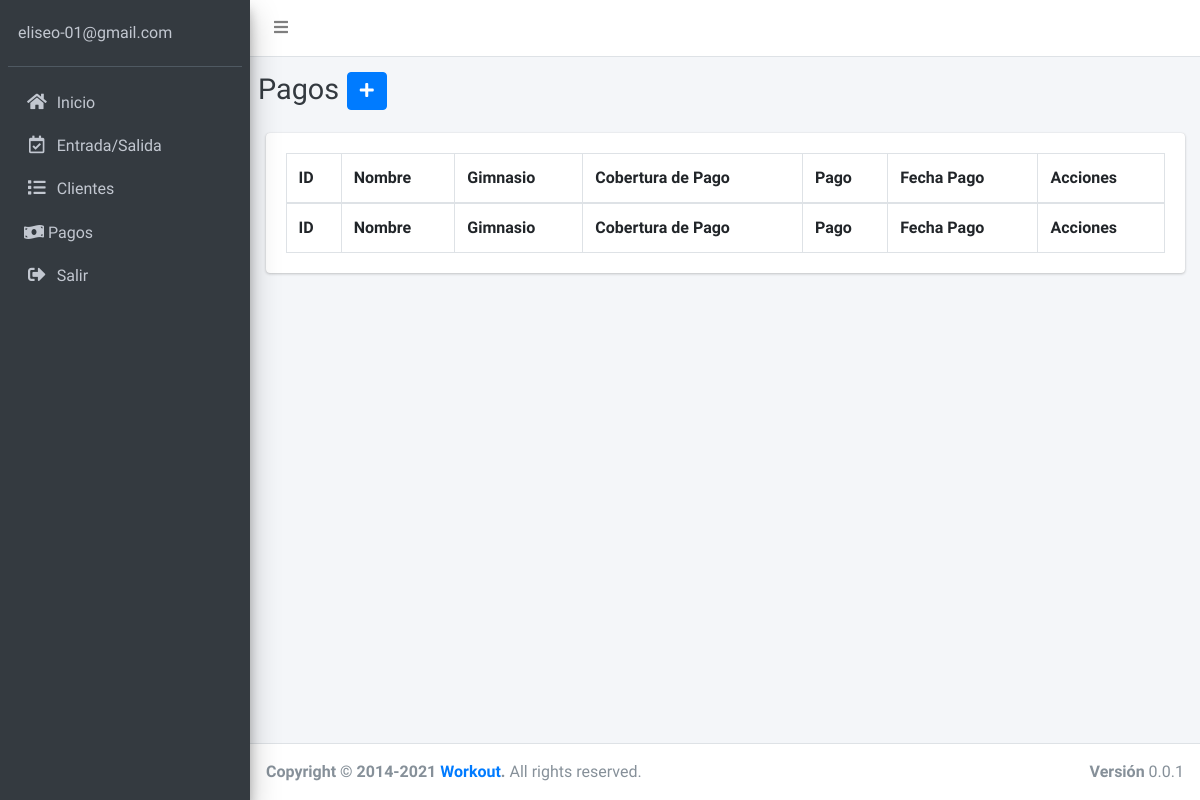
Before: /admin/pages/pago.php (signed in) with the older database file.
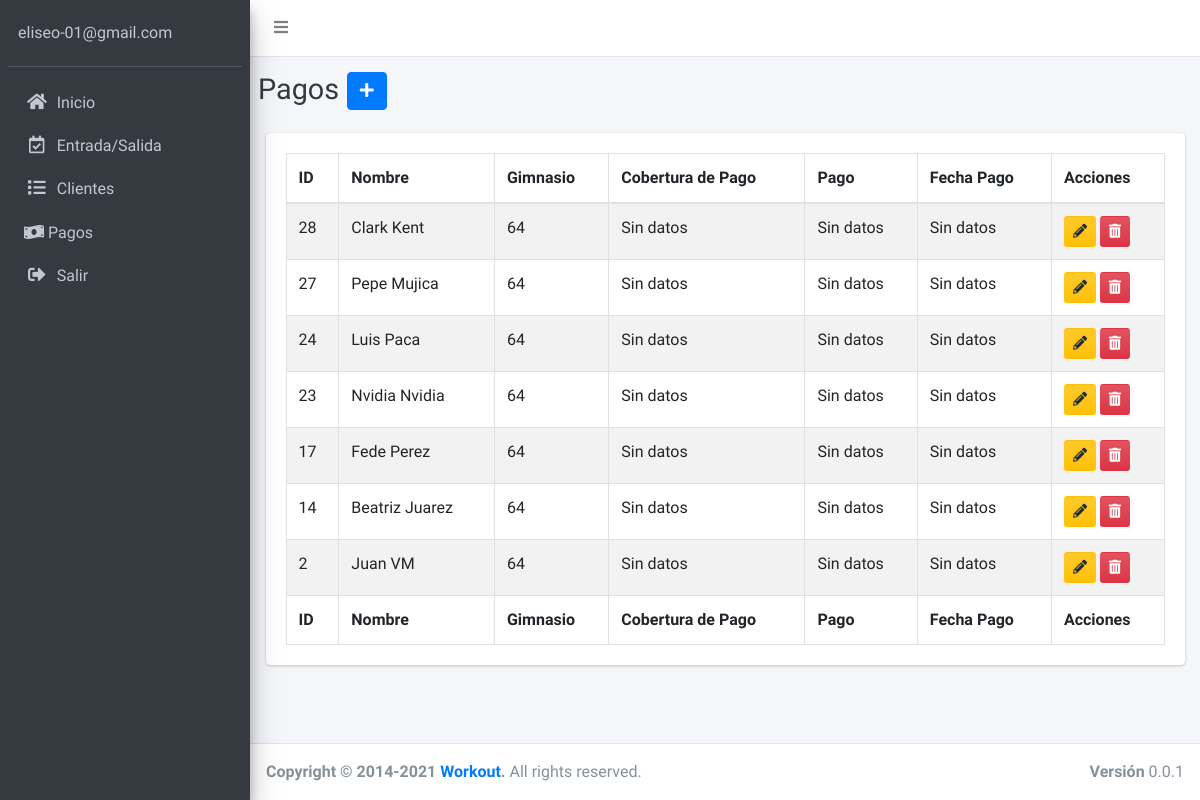
After: the same page with the newer database file.
### tables this page shows
CREATE TABLE `pago` (
  `id_pago` int(11) NOT NULL,
  `nombre_cliente_pago` int(11) NOT NULL,
  `cobertura_pago` date DEFAULT NULL,
  `pago` decimal(9,2) DEFAULT NULL,
  `fecha_creacion_pago` date DEFAULT NULL
);

CREATE TABLE `cliente` (
  `id_cliente` int(11) NOT NULL,
  `nombre_cliente` varchar(60) NOT NULL,
  `apellido_cliente` varchar(60) NOT NULL,
  `email_cliente` varchar(60) NOT NULL,
  `fecha_nacimiento_cliente` date NOT NULL,
  `telefono_cliente` varchar(15) NOT NULL,
  `gimnasio_cliente` int(11) NOT NULL,
  `url_imagen_cliente` varchar(100) NOT NULL,
  `fecha_creacion_cliente` date DEFAULT NULL
);

### admin/pages/pago.php (the view, shortened to what this page needs)
<?php
include 'funciones/funciones.php';
include 'templates/header.php';
include 'templates/barra-superior.php';
include 'templates/barra-lateral.php';
$id = $_SESSION['id'];
?>
  <div class="content-wrapper">
    <div class="content-header">
      <div class="container-fluid">
      <div class="row mb-2">
          <div class="col-sm-6">
            <div class="row">
              <h1 class="m-0 text-dark">Pagos</h1>
              <div class="col-md-auto">
                <button type="button" class="btn btn-block btn-primary" data-toggle="modal" data-target="#registroPago"><i class="fas fa-plus"></i></button>
              </div>
            </div>
          </div>
        </div>
      </div>
    </div>
                <?php
                  try {
                    $sql = "SELECT * ";
                    $sql .= " FROM cliente ";
                    $sql .= " INNER JOIN registro ";
                    $sql .= "ON cliente.gimnasio_cliente=registro.id_registro ";
                    $sql .= "WHERE gimnasio_cliente = $id ";
                    $sql .= "ORDER BY id_cliente DESC ";
                    $resultado = $conn->query($sql);
                    while ($pago = $resultado->fetch_assoc()) { ?>
                    <?php }
                  } catch (Exception $e) {
                      echo "Error: " . $e->getMessage();
                  }
                ?>
    <section class="content">
      <div class="container-fluid">
        <div class="card">
          <div class="card-body">
            <table id="registros-pago" class="table table-bordered table-striped">
              <thead>
              <tr>
                <th>ID</th>
                <th>Nombre</th>
                <th>Gimnasio</th>
                <th>Cobertura de Pago</th>
                <th>Pago</th>
                <th>Fecha Pago</th>
                <th>Acciones</th>
              </tr>
              </thead>
              <tbody>
                <?php
                  try {
                    $sql = "SELECT";
                    $sql .= " p.id_pago AS 'id_pago', ";
                    $sql .= " p.nombre_cliente_pago AS 'nombre_cliente', ";
                    $sql .= " IFNULL(p.cobertura_pago, 'Sin datos') AS 'cobertura_pago', ";
                    $sql .= " IFNULL(p.pago, 'Sin datos') AS 'pago', ";
                    $sql .= " IFNULL(p.fecha_creacion_pago, 'Sin datos') AS 'fecha_pago', ";
                    $sql .= " c.id_cliente, ";
                    $sql .= " c.nombre_cliente, ";
                    $sql .= " c.apellido_cliente, ";
                    $sql .= " c.email_cliente, ";
                    $sql .= " c.fecha_nacimiento_cliente, ";
                    $sql .= " c.telefono_cliente, ";
                    $sql .= " c.gimnasio_cliente, ";
                    $sql .= " c.url_imagen_cliente ";
                    $sql .= " FROM pago p ";
                    $sql .= " LEFT JOIN cliente c ";
                    $sql .= " ON p.nombre_cliente_pago=c.id_cliente ";
                    $sql .= " WHERE c.gimnasio_cliente = $id ";
                    $sql .= " ORDER BY id_pago DESC; ";
                    $resultado = $conn->query($sql);
                  } catch (Exception $e) {
                    $error = $e->getMessage();
                    echo $error;
                  }
                  while($pago = $resultado->fetch_assoc()) { ?>
                    <tr>
                      <td><?php echo $pago['id_pago']; ?></td>
                      <td><?php echo $pago['nombre_cliente'] . " " . $pago['apellido_cliente']; ?></td>
                      <td><?php echo $pago['gimnasio_cliente']; ?></td>
                      <td><?php echo $pago['cobertura_pago']; ?></td>
                      <td><?php echo $pago['pago']; ?></td>
                      <td><?php echo $pago['fecha_pago']; ?></td>
                      <td>
                        <a title="Editar" href="editar-cliente.php?id=<?php echo $cliente['id_cliente']; ?>" class="btn bg-gradient-warning btn-sm margin">
                        <i class="fas fa-pencil-alt"></i>
                        </a>
                        <a title="Eliminar" href="#" data-id="<?php echo $cliente['id_cliente']; ?>" data-tipo="cliente" class="btn bg-gradient-danger btn-sm borrar_registro">
                        <i class="fas fa-trash-alt"></i>
                        </a>
                      </td>
                    </tr>
                  <?php } ?>
              </tbody>
              <tfoot>
              <tr>
                <th>ID</th>
                <th>Nombre</th>
                <th>Gimnasio</th>
                <th>Cobertura de Pago</th>
                <th>Pago</th>
                <th>Fecha Pago</th>
                <th>Acciones</th>
              </tr>
              </tfoot>
            </table>
          </div>
        </div>
      </div>
    </section>
  </div>
<?php
include 'templates/footer.php';
?>

Changed rows visible on the page:
added pago: id_pago "28", nombre_cliente_pago.nombre_cliente "Clark", nombre_cliente_pago.apellido_cliente "Kent", nombre_cliente_pago.gimnasio_cliente "64", cobertura_pago "Sin datos", pago "Sin datos", fecha_pago "Sin datos"
added pago: id_pago "27", nombre_cliente_pago.nombre_cliente "Pepe", nombre_cliente_pago.apellido_cliente "Mujica", nombre_cliente_pago.gimnasio_cliente "64", cobertura_pago "Sin datos", pago "Sin datos", fecha_pago "Sin datos"
added pago: id_pago "24", nombre_cliente_pago.nombre_cliente "Luis", nombre_cliente_pago.apellido_cliente "Paca", nombre_cliente_pago.gimnasio_cliente "64", cobertura_pago "Sin datos", pago "Sin datos", fecha_pago "Sin datos"
added pago: id_pago "23", nombre_cliente_pago.nombre_cliente "Nvidia", nombre_cliente_pago.apellido_cliente "Nvidia", nombre_cliente_pago.gimnasio_cliente "64", cobertura_pago "Sin datos", pago "Sin datos", fecha_pago "Sin datos"
added pago: id_pago "17", nombre_cliente_pago.nombre_cliente "Fede", nombre_cliente_pago.apellido_cliente "Perez", nombre_cliente_pago.gimnasio_cliente "64", cobertura_pago "Sin datos", pago "Sin datos", fecha_pago "Sin datos"
added pago: id_pago "14", nombre_cliente_pago.nombre_cliente "Beatriz", nombre_cliente_pago.apellido_cliente "Juarez", nombre_cliente_pago.gimnasio_cliente "64", cobertura_pago "Sin datos", pago "Sin datos", fecha_pago "Sin datos"
added pago: id_pago "2", nombre_cliente_pago.nombre_cliente "Juan", nombre_cliente_pago.apellido_cliente "VM", nombre_cliente_pago.gimnasio_cliente "64", cobertura_pago "Sin datos", pago "Sin datos", fecha_pago "Sin datos"
